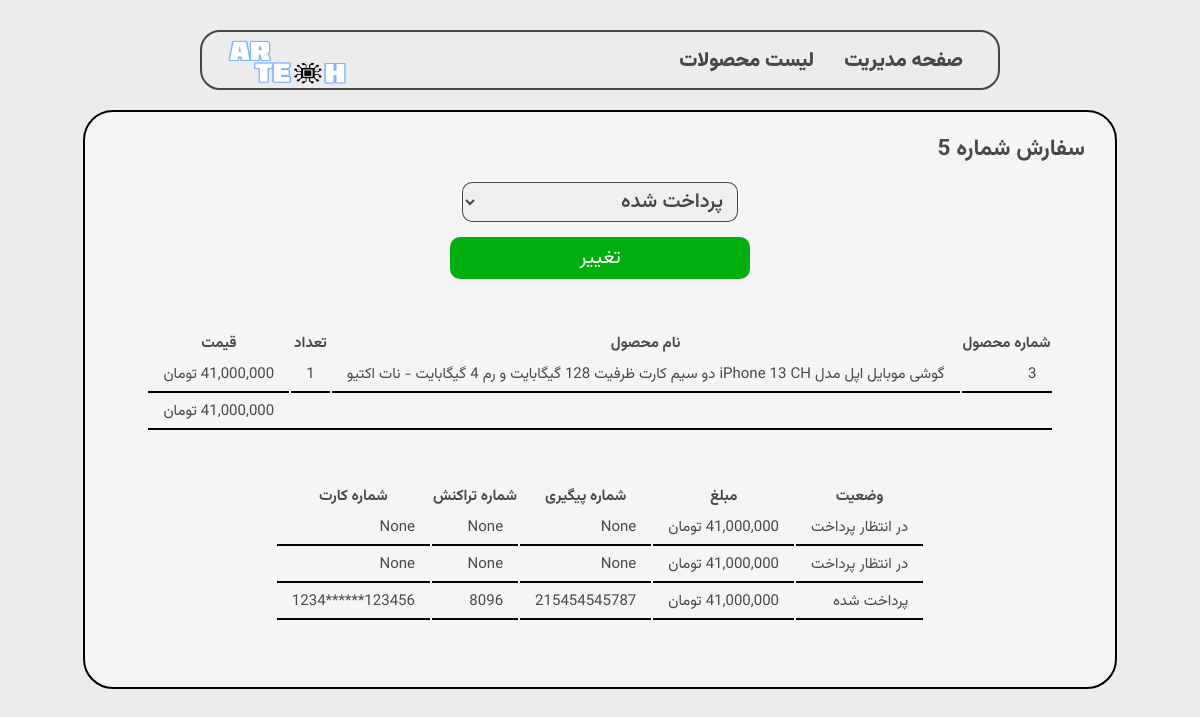
The app's page /admin/dashboard/order/5 (signed in) with its own data.
### models/model_cart.py (models this page shows, shortened)
class Cart(db.Model):
    __tablename__="carts"
    id = Column(Integer , primary_key= True)
    status = Column(String, default='pending')
    user_id = Column(Integer,ForeignKey('users.id'),nullable=False)
    user = db.relationship('User',backref=backref('carts', lazy ='dynamic'))
    def total_price(self):
        total = 0
        for item in self.cart_items:
            t = item.price * item.quantity
            total += t
        return total

### models/model_cart_item.py (models this page shows)
class CartItem(db.Model):
    __tablename__="cart_items"
    id = Column(Integer , primary_key= True)
    price = Column(Integer)
    quantity = Column(Integer)
    product_id = Column(Integer , ForeignKey('products.id'), nullable=False)
    cart_id = Column(Integer , ForeignKey('carts.id'), nullable=False)
    product = db.relationship('Product',backref='cart_items')
    cart = db.relationship('Cart',backref=backref('cart_items' , lazy='dynamic'))

### models/model_product.py (models this page shows)
class Product(db.Model):
    __tablename__="products"
    id = Column(Integer , primary_key= True)
    name =Column(String,unique=True,nullable=False,index=True)
    description =Column(String ,nullable=False , index=True)
    price =Column(INTEGER,nullable=False,index=True)
    active = Column(INTEGER,nullable=False,)

### models/model_payment.py (models this page shows)
class Payment(db.Model):
    __tablename__="payments"
    id = Column(Integer , primary_key= True)
    status = Column(String , default='pending')
    price = Column(Integer)
    token = Column(String)
    refid = Column (String)
    transaction_id = Column (String)
    card_pan = Column (String)
    date_created = Column(String(15), default=get_current_time)
    cart_id = Column(Integer , ForeignKey('carts.id'), nullable=False)
    cart = db.relationship('Cart',backref='payments')
    def get_status_persian(self):
            if self.status == 'pending':
                return ' در انتظار پرداخت '
            elif self.status == 'Success':
                return " پرداخت شده "
            elif self.status == 'faild':
                return ' خطا در پرداخت '

### blueprints/admin.py (the view)
@app.route('/admin/dashboard/order/<id>' , methods = ["GET","POST"])
def order(id):
    cart = Cart.query.filter(Cart.id == id).first_or_404()
    if request.method == "GET":
        return render_template("/admin/order.html" ,cart = cart )
    else :
        status = request.form.get('status')
        cart.status = status
        db.session.commit()
        flash(' وضعیت سفارش با موفقیت تغییر کرد ')
        return redirect(url_for('admin.order', id=id))

### blueprints/admin.py (called while the page is built)
@app.before_request
def before_request():
    if session.get('admin_login', None) == None and request.endpoint != "admin.main":
        abort(403)

### templates/admin/order.html (shortened to what this page needs)
{% extends 'base.html' %}
{% block body %}
    {% include 'parts/header.html' %}
    <section class="simple-box">
        <h1>سفارش شماره {{cart.id}}</h1>
        <form action="#" method="post" >
            <select name="status">
                <option value="paid" {% if cart.status == "paid" %} selected {%endif%}>پرداخت شده</option>
            </select>
            <input type="submit" value="تغییر">
        </form>
        <table class="cart" style="margin-top: 50px ;">
            <tr>
                <th>شماره محصول</th>
                <th>نام محصول</th>
                <th>تعداد</th>
                <th>قیمت</th>
            </tr>
            {% for item in cart.cart_items %}
                <tr>
                    <td>{{ item.product.id }}</td>
                    <td>{{ item.product.name }}</td>
                    <td>{{ item.quantity }}</td>
                    <td class="price"> {{ item.price }}</td>
                </tr>
            {% endfor %}
            <tr>
                <td colspan="4" style="text-align: left" class="price">{{cart.total_price()}}</td>
            </tr>
        </table>
        <table class="cart" style="margin:50px auto  ">
            <tr>
                <th>وضعیت</th>
                <th>مبلغ</th>
                <th>شماره پیگیری</th>
                <th>شماره تراکنش</th>
                <th>شماره کارت</th>
            </tr>
            {% for pay in cart.payments %}
            <tr>
                <td>{{ pay.get_status_persian() }}</td>
                <td class="price" >{{ pay.price }}</td>
                <td>{{ pay.refid }}</td>
                <td>{{ pay.transaction_id }}</td>
                <td>{{ pay.card_pan }}</td>
            </tr>
            {%endfor%}
        </table>
    </section>
{% endblock %}

### static/css/index.css (style rules this page uses)
:root { --font-color :rgba(32, 32, 32, 0.808) }
* { transition: all 300ms ease-in-out !important; }
body { padding: 0; margin: 0; font-size: 15px; background: #ececec; color: var(--font-color) ; font-family: Vazirmatn; }
.simple-box { background:#f5f5f5; border: 2px solid black; border-radius: 30px; max-width: 1000px; margin: 20px auto auto ; padding: 15px; margin-bottom: 50px; }
.simple-box h1 { margin: 5px 15px; }
table.cart { margin: auto; }
table.cart td { padding: 5px 15px; border-bottom: 2px black solid ; }
.simple-box input , textarea , select { color: var(--font-color); font-size: 20px; font-weight: 600; font-family: vazirmatn; display: block; margin: 15px auto; border-radius: 10px; border: 1px solid var(--font-color); padding: 2px 10px; }
.simple-box input[type='submit'] { all: unset; border-radius: 10px; width: 100%; max-width: 290px; cursor: pointer; margin: auto; display: block; text-align: center; background: #00af0f; padding: 5px; font-size: 20px; color: white ; }

### records on screen
Cart: id "5", status "پرداخت شده"
CartItem: product.id "3", product.name "گوشی موبایل اپل مدل iPhone 13 CH دو سیم‌ کارت ظرفیت 128 گیگابایت و رم 4 گیگابایت - نات اکتیو", quantity "1"
Payment: get_status_persian "در انتظار پرداخت", refid "None", transaction_id "None", card_pan "None"
Payment: get_status_persian "در انتظار پرداخت", refid "None", transaction_id "None", card_pan "None"
Payment: get_status_persian "پرداخت شده", refid "215454545787", transaction_id "8096", card_pan "123456******1234"
